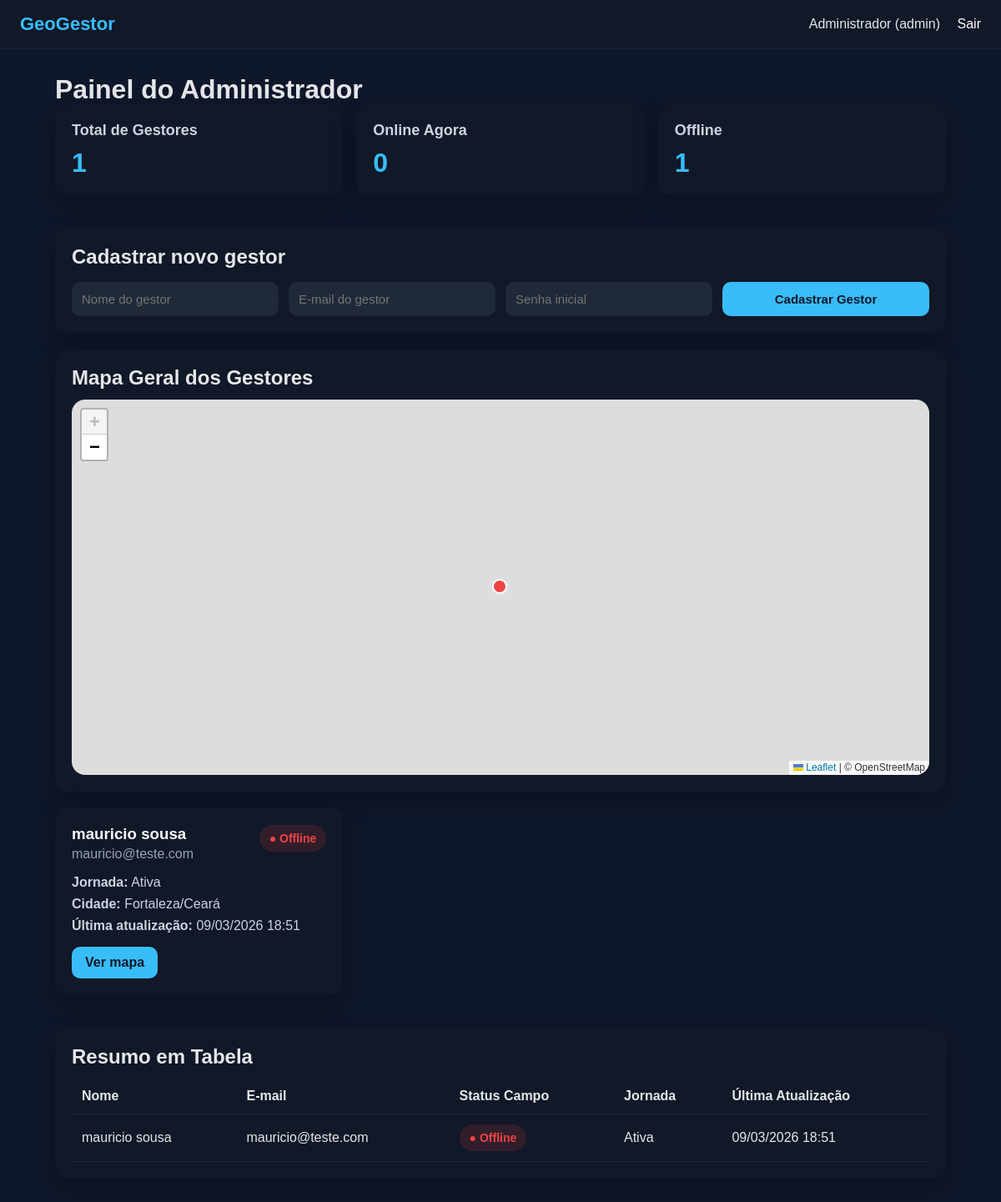
The page /admin/dashboard (signed in) on the database its author committed.
### models.py (models this page shows, shortened)
class User(UserMixin, db.Model):
    __tablename__ = "users"
    id = db.Column(db.Integer, primary_key=True)
    nome = db.Column(db.String(150), nullable=False)
    email = db.Column(db.String(150), unique=True, nullable=False)
    senha_hash = db.Column(db.String(255), nullable=False)
    perfil = db.Column(db.String(20), nullable=False, default="gestor")
    ativo = db.Column(db.Boolean, default=True)
    criado_em = db.Column(db.DateTime, default=datetime.utcnow)
    jornadas = db.relationship("Jornada", backref="usuario", lazy=True)
    localizacoes = db.relationship("Localizacao", backref="usuario", lazy=True)

class Jornada(db.Model):
    __tablename__ = "jornadas"
    id = db.Column(db.Integer, primary_key=True)
    usuario_id = db.Column(db.Integer, db.ForeignKey("users.id"), nullable=False)
    inicio = db.Column(db.DateTime, default=datetime.utcnow)
    fim = db.Column(db.DateTime, nullable=True)
    status = db.Column(db.String(20), default="ativa")

class Localizacao(db.Model):
    __tablename__ = "localizacoes"
    id = db.Column(db.Integer, primary_key=True)
    usuario_id = db.Column(db.Integer, db.ForeignKey("users.id"), nullable=False)
    latitude = db.Column(db.String(50), nullable=False)
    longitude = db.Column(db.String(50), nullable=False)
    cidade = db.Column(db.String(120), nullable=True)
    estado = db.Column(db.String(120), nullable=True)
    data_hora = db.Column(db.DateTime, default=datetime.utcnow)

### app.py (the view)
@app.route("/admin/dashboard")
@login_required
def admin_dashboard():
    if current_user.perfil != "admin":
        flash("Acesso negado.", "danger")
        return redirect(url_for("gestor_dashboard"))
    gestores = User.query.filter_by(perfil="gestor").all()
    dados_mapa = []
    agora = datetime.utcnow()
    for gestor in gestores:
        ultima_localizacao = (
            Localizacao.query
            .filter_by(usuario_id=gestor.id)
            .order_by(Localizacao.data_hora.desc())
            .first()
        )
        jornada_ativa = Jornada.query.filter_by(
            usuario_id=gestor.id,
            status="ativa"
        ).first()
        online = False
        if jornada_ativa and ultima_localizacao:
            diferenca = agora - ultima_localizacao.data_hora
            if diferenca.total_seconds() <= 300:
                online = True
        dados_mapa.append({
            "id": gestor.id,
            "nome": gestor.nome,
            "email": gestor.email,
            "ativo": gestor.ativo,
            "online": online,
            "latitude": float(ultima_localizacao.latitude) if ultima_localizacao else None,
            "longitude": float(ultima_localizacao.longitude) if ultima_localizacao else None,
            "data_hora": ultima_localizacao.data_hora.strftime('%d/%m/%Y %H:%M') if ultima_localizacao else "Sem localização",
            "cidade": ultima_localizacao.cidade if ultima_localizacao and ultima_localizacao.cidade else "Não informada",
            "estado": ultima_localizacao.estado if ultima_localizacao and ultima_localizacao.estado else "",
            "jornada": "Ativa" if jornada_ativa else "Encerrada"
        })
    return render_template(
        "admin_dashboard.html",
        gestores=gestores,
        dados_mapa=dados_mapa
    )

### models.py (called while the page is built)
@login_manager.user_loader
def load_user(user_id):
    return User.query.get(int(user_id))

### templates/admin_dashboard.html (shortened to what this page needs)
{% extends "base.html" %}
{% block content %}
<h1>Painel do Administrador</h1>
<div class="stats-grid">
    <div class="card stat-card">
        <h3>Total de Gestores</h3>
        <p>{{ dados_mapa|length }}</p>
    </div>
    <div class="card stat-card">
        <h3>Online Agora</h3>
        <p>{{ dados_mapa | selectattr('online') | list | length }}</p>
    </div>
    <div class="card stat-card">
        <h3>Offline</h3>
        <p>{{ dados_mapa | rejectattr('online') | list | length }}</p>
    </div>
</div>
<div class="card">
    <h2>Cadastrar novo gestor</h2>
    <form method="POST" action="{{ url_for('criar_gestor') }}" class="form-grid">
        <input type="text" name="nome" placeholder="Nome do gestor" required>
        <input type="email" name="email" placeholder="E-mail do gestor" required>
        <input type="text" name="senha" placeholder="Senha inicial" required>
        <button type="submit">Cadastrar Gestor</button>
    </form>
</div>
<div class="card">
    <h2>Mapa Geral dos Gestores</h2>
    <div id="map"></div>
</div>
<div class="gestores-grid">
    {% for gestor in dados_mapa %}
    <div class="card gestor-card">
        <div class="gestor-topo">
            <div>
                <h3>{{ gestor.nome }}</h3>
                <p class="muted">{{ gestor.email }}</p>
            </div>
            {% if gestor.online %}
                <span class="badge online">● Online</span>
            {% else %}
                <span class="badge offline">● Offline</span>
            {% endif %}
        </div>
        <div class="gestor-info">
            <p><strong>Jornada:</strong> {{ gestor.jornada }}</p>
            <p><strong>Cidade:</strong> {{ gestor.cidade }}{% if gestor.estado %}/{{ gestor.estado }}{% endif %}</p>
            <p><strong>Última atualização:</strong> {{ gestor.data_hora }}</p>
        </div>
        <div class="gestor-actions">
            <a class="btn-link" href="{{ url_for('admin_gestor_mapa', gestor_id=gestor.id) }}">Ver mapa</a>
        </div>
    </div>
    {% else %}
    <div class="card">
        <p>Nenhum gestor cadastrado ainda.</p>
    </div>
    {% endfor %}
</div>
<div class="card">
    <h2>Resumo em Tabela</h2>
    <table>
        <thead>
            <tr>
                <th>Nome</th>
                <th>E-mail</th>
                <th>Status Campo</th>
                <th>Jornada</th>
                <th>Última Atualização</th>
            </tr>
        </thead>
        <tbody>
            {% for gestor in dados_mapa %}
            <tr>
                <td>{{ gestor.nome }}</td>
                <td>{{ gestor.email }}</td>
                <td>
                    {% if gestor.online %}
                        <span class="badge online">● Online</span>
                    {% else %}
                        <span class="badge offline">● Offline</span>
                    {% endif %}
                </td>
                <td>{{ gestor.jornada }}</td>
                <td>{{ gestor.data_hora }}</td>
            </tr>
            {% else %}
            <tr>
                <td colspan="5">Nenhum gestor cadastrado ainda.</td>
            </tr>
            {% endfor %}
        </tbody>
    </table>
</div>
<link rel="stylesheet" href="https://unpkg.com/leaflet/dist/leaflet.css"/>
{% endblock %}

### templates/base.html (shortened to what this page needs)
<!DOCTYPE html>
<html lang="pt-br">
<head>
    <link rel="stylesheet" href="{{ url_for('static', filename='css/style.css') }}">
</head>
<body>
    <header class="topbar">
        <div class="brand">GeoGestor</div>
        {% if current_user.is_authenticated %}
            <nav>
                <span>{{ current_user.nome }} ({{ current_user.perfil }})</span>
                <a href="{{ url_for('logout') }}">Sair</a>
            </nav>
        {% endif %}
    </header>
    <main class="container">
        {% block content %}{% endblock %}
    </main>
</body>
</html>

### static/css/style.css (style rules this page uses)
* { margin: 0; padding: 0; box-sizing: border-box; font-family: Arial, sans-serif; }
body { background: #0f172a; color: #e5e7eb; }
.topbar { background: #111827; padding: 16px 24px; display: flex; justify-content: space-between; align-items: center; border-bottom: 1px solid #1f2937; }
.topbar .brand { font-size: 22px; font-weight: bold; color: #38bdf8; }
.topbar a { color: #fff; text-decoration: none; margin-left: 16px; }
.container { max-width: 1100px; margin: 30px auto; padding: 0 16px; }
.card { background: #111827; border-radius: 16px; padding: 20px; margin-bottom: 20px; box-shadow: 0 10px 30px rgba(0,0,0,0.25); }
input, button { padding: 12px; border-radius: 10px; border: none; font-size: 15px; }
input { background: #1f2937; color: white; }
button { background: #38bdf8; color: #0f172a; font-weight: bold; cursor: pointer; }
table { width: 100%; border-collapse: collapse; margin-top: 12px; }
table th, table td { padding: 12px; border-bottom: 1px solid #1f2937; text-align: left; }
.form-grid { display: grid; grid-template-columns: repeat(4, 1fr); gap: 12px; margin-top: 16px; }
.form-grid input, .form-grid button { width: 100%; }
.stats-grid { display: grid; grid-template-columns: repeat(3, 1fr); gap: 16px; margin-bottom: 20px; }
.stat-card h3 { font-size: 18px; margin-bottom: 10px; color: #cbd5e1; }
.stat-card p { font-size: 32px; font-weight: bold; color: #38bdf8; }
#map { width: 100%; height: 450px; border-radius: 16px; overflow: hidden; }
.badge { display: inline-block; padding: 8px 12px; border-radius: 999px; font-weight: bold; font-size: 14px; }
.badge.offline { background: rgba(239, 68, 68, 0.15); color: #ef4444; }
.gestores-grid { display: grid; grid-template-columns: repeat(3, 1fr); gap: 16px; margin: 20px 0; }
.gestor-card h3 { margin-bottom: 4px; color: #f8fafc; }
.gestor-topo { display: flex; justify-content: space-between; align-items: flex-start; gap: 12px; margin-bottom: 16px; }
.gestor-info p { margin-bottom: 8px; color: #cbd5e1; }
.gestor-actions { margin-top: 16px; }
.btn-link { display: inline-block; padding: 10px 16px; background: #38bdf8; color: #0f172a; border-radius: 10px; text-decoration: none; font-weight: bold; }
.muted { color: #94a3b8; }
.card h2 { margin-bottom: 12px; }

### rows shown on the page
User: nome "Administrador", perfil "admin"
Jornada: nome "mauricio sousa", email "mauricio@teste.com", jornada "Ativa", cidade "Fortaleza", estado "Ceará", data_hora "09/03/2026 18:51"

### other values the page prints
{{ dados_mapa|length }} "1"
{{ dados_mapa | selectattr('online') | list | length }} "0"
{{ dados_mapa | rejectattr('online') | list | length }} "1"
